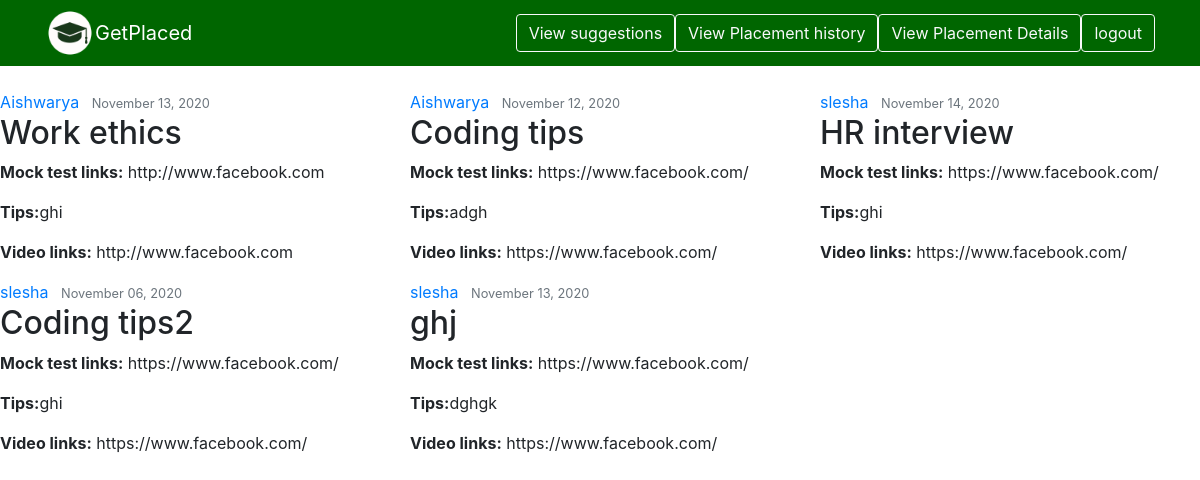
Screenshot of /sviewsugg/ (signed in) with the database file from the repository.
### getplaced/models.py (models this page shows)
class Suggestions(models.Model):
    title=models.CharField(max_length=25)
    mock_tests=models.URLField(max_length=200)
    tips=models.CharField(max_length=25)
    video_links=models.URLField(max_length=200)
    added_on=models.DateField()
    added_by=models.CharField(max_length=25)

### getplaced/views.py (the view)
# urls.py: path('sviewsugg/',views.sviewsugg,name='sviewsugg'),
def sviewsugg(request):
    context={
        'sugg':Suggestions.objects.all()
    }
    return render(request,'studview_sugg.html',context)

### getplaced/templates/studview_sugg.html (shortened to what this page needs)
{% load static %}
<!Doctype html>
<html lang="en">
<head>
    <link rel="stylesheet" href="https://stackpath.bootstrapcdn.com/bootstrap/4.1.3/css/bootstrap.min.css">
   <link rel="stylesheet" type="text/css" href="{% static 'css/basestyle.css' %}">
    <link rel="stylesheet" href="https://stackpath.bootstrapcdn.com/font-awesome/4.7.0/css/font-awesome.min.css">
</head>
<body>
    <nav class="navbar navbar-expand-lg navbar-dark mb-4" id="mynav">
        <div class="container">
            <img src="{% static 'images/cap.png' %}" width="50px" height="50px" ><a class="navbar-brand" href="#">GetPlaced</a>
            <div class="collapse navbar-collapse" id="navbarSupportedContent">
                <form class="form-inline my-2 my-lg-0">
                    <a href="{% url 'sviewsugg' %}" class="btn btn-outline-light">View suggestions</a>
                    <a href="{%url 'sviewplacehis' %}" class="btn btn-outline-light">View Placement history</a>
                    <a href="{%url 'sviewplacedetails' %}" class="btn btn-outline-light">View Placement Details</a>
                    <a href="{%url 'slogout' %}" class="btn btn-outline-light">logout</a>
                </form>
            </div>
        </div>
    </nav>
    <article class="media content-section">
        <div class="row">
        {% for i in sugg %}
        <div class="col-lg-4">
        <div class="media-body">
            <div class="article-metadata">
            <a class="mr-2" href="#">{{ i.added_by }}</a>
            <small class="text-muted">{{ i.added_on|date:"F d, Y" }}</small>
            </div>
            <h2 class="article-title">{{ i.title }}</h2>
            <p class="article-content"><b>Mock test links:</b> {{ i.mock_tests }}</p>
            <p class="article-content"><b>Tips:</b>{{ i.tips }} </p>
            <p class="article-content"><b>Video links:</b> {{ i.video_links }}</p>
        </div>
        </div>
        {%endfor%}
        </div>
        </article>
    </body>
</html>
    </body>
</html>

### getplaced/static/css/basestyle.css (style rules this page uses)
body { padding: 0; margin: 0; }
#mynav { background-color: #006600; }

### rows the page displays
Suggestions: added_by "Aishwarya", added_on "November 13, 2020", title "Work ethics", mock_tests "http://www.facebook.com", tips "ghi", video_links "http://www.facebook.com"
Suggestions: added_by "Aishwarya", added_on "November 12, 2020", title "Coding tips", mock_tests "https://www.facebook.com/", tips "adgh", video_links "https://www.facebook.com/"
Suggestions: added_by "slesha", added_on "November 14, 2020", title "HR interview", mock_tests "https://www.facebook.com/", tips "ghi", video_links "https://www.facebook.com/"
Suggestions: added_by "slesha", added_on "November 06, 2020", title "Coding tips2", mock_tests "https://www.facebook.com/", tips "ghi", video_links "https://www.facebook.com/"
Suggestions: added_by "slesha", added_on "November 13, 2020", title "ghj", mock_tests "https://www.facebook.com/", tips "dghgk", video_links "https://www.facebook.com/"
